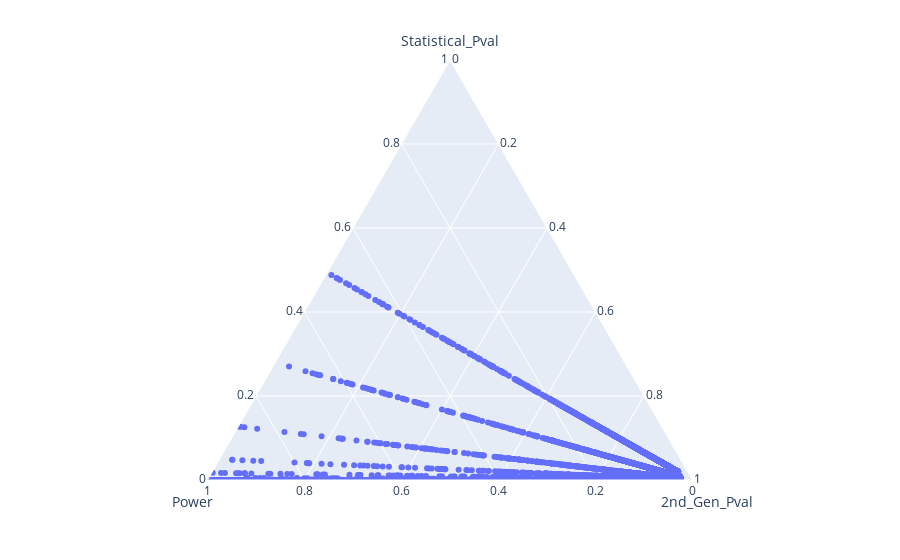

This figure's notebook cell:
### Code cell
fig = px.scatter_ternary(df1, a="Statistical_Pval", b="Power", c="2nd_Gen_Pval")
fig.show()

### Figure 1 — Plotly figure (JSON) as saved in the notebook; plotly's stock layout.template omitted (floating-point values rounded to 4 significant figures; data arrays with more than 128 entries replaced by an {"elided": "..."} marker saying what was removed)
{"data": [{"a": {"elided": "33655 float values"}, "b": {"elided": "33655 float values"}, "c": {"elided": "33655 float values"}, "hovertemplate": "Statistical_Pval=%{a}<br>Power=%{b}<br>2nd_Gen_Pval=%{c}<extra></extra>", "legendgroup": "", "marker": {"color": "#636efa", "symbol": "circle"}, "mode": "markers", "name": "", "showlegend": false, "subplot": "ternary", "type": "scatterternary"}], "layout": {"legend": {"tracegroupgap": 0}, "margin": {"t": 60}, "ternary": {"aaxis": {"title": {"text": "Statistical_Pval"}}, "baxis": {"title": {"text": "Power"}}, "caxis": {"title": {"text": "2nd_Gen_Pval"}}, "domain": {"x": [0, 1], "y": [0, 1]}}}}
